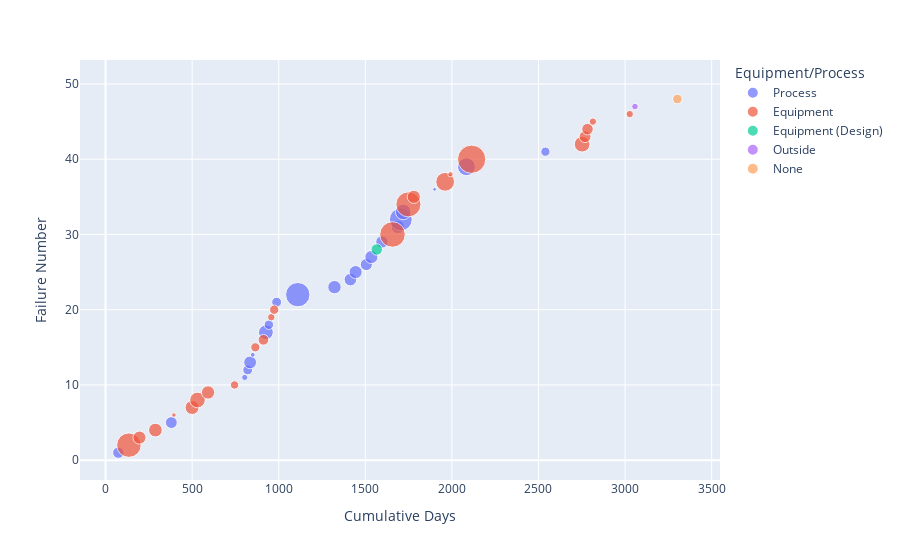

Here is the notebook cell this chart was saved with:
### Code cell
plots[1]

### Figure 1 — Plotly figure (JSON) as saved in the notebook; plotly's stock layout.template omitted (floating-point values rounded to 4 significant figures)
{"data": [{"hovertemplate": "Equipment/Process=Process<br>Cumulative Days=%{x}<br>Failure Number=%{y}<br>Klbs=%{marker.size}<extra></extra>", "legendgroup": "Process", "marker": {"color": "#636efa", "size": [10960.0, 11980.0, 3312.0, 8219.0, 13970.0, 1973.0, 18600, 7644.0, 8301.0, 50530.0, 15200.0, 13560.0, 14610.0, 12390.0, 14690.0, 12990.0, 14950.0, 44380.0, 20710.0, 1189.0, 27180.0, 7219.0], "sizemode": "area", "sizeref": 170.1, "symbol": "circle"}, "mode": "markers", "name": "Process", "orientation": "v", "showlegend": true, "type": "scatter", "x": [74, 380, 804, 821, 835, 850, 926, 943, 988, 1110, 1322, 1414, 1444, 1506, 1535, 1596, 1688, 1705, 1719, 1900, 2084, 2540], "xaxis": "x", "y": [1, 5, 11, 12, 13, 14, 17, 18, 21, 22, 23, 24, 25, 26, 27, 29, 31, 32, 33, 36, 39, 41], "yaxis": "y"}, {"hovertemplate": "Equipment/Process=Equipment<br>Cumulative Days=%{x}<br>Failure Number=%{y}<br>Klbs=%{marker.size}<extra></extra>", "legendgroup": "Equipment", "marker": {"color": "#EF553B", "size": [50960.0, 14610.0, 15970.0, 1699.0, 16730.0, 20880.0, 15030.0, 5945.0, 7134.0, 9767.0, 4756.0, 7397.0, 55460.0, 53510.0, 14710.0, 29980.0, 2370.0, 68030.0, 21060.0, 12060.0, 11380.0, 4603.0, 4671.0], "sizemode": "area", "sizeref": 170.1, "symbol": "circle"}, "mode": "markers", "name": "Equipment", "orientation": "v", "showlegend": true, "type": "scatter", "x": [135, 196, 288, 395, 500, 531, 592, 745, 865, 912, 957, 974, 1657, 1749, 1780, 1961, 1992, 2114, 2752, 2769, 2783, 2814, 3027], "xaxis": "x", "y": [2, 3, 4, 6, 7, 8, 9, 10, 15, 16, 19, 20, 30, 34, 35, 37, 38, 40, 42, 43, 44, 45, 46], "yaxis": "y"}, {"hovertemplate": "Equipment/Process=Equipment (Design)<br>Cumulative Days=%{x}<br>Failure Number=%{y}<br>Klbs=%{marker.size}<extra></extra>", "legendgroup": "Equipment (Design)", "marker": {"color": "#00cc96", "size": [11100.0], "sizemode": "area", "sizeref": 170.1, "symbol": "circle"}, "mode": "markers", "name": "Equipment (Design)", "orientation": "v", "showlegend": true, "type": "scatter", "x": [1566], "xaxis": "x", "y": [28], "yaxis": "y"}, {"hovertemplate": "Equipment/Process=Outside<br>Cumulative Days=%{x}<br>Failure Number=%{y}<br>Klbs=%{marker.size}<extra></extra>", "legendgroup": "Outside", "marker": {"color": "#ab63fa", "size": [3699.0], "sizemode": "area", "sizeref": 170.1, "symbol": "circle"}, "mode": "markers", "name": "Outside", "orientation": "v", "showlegend": true, "type": "scatter", "x": [3057], "xaxis": "x", "y": [47], "yaxis": "y"}, {"hovertemplate": "Equipment/Process=None<br>Cumulative Days=%{x}<br>Failure Number=%{y}<br>Klbs=%{marker.size}<extra></extra>", "legendgroup": "None", "marker": {"color": "#FFA15A", "size": [7814.0, 0, 0], "sizemode": "area", "sizeref": 170.1, "symbol": "circle"}, "mode": "markers", "name": "None", "orientation": "v", "showlegend": true, "type": "scatter", "x": [3302, 3333, 3346], "xaxis": "x", "y": [48, 49, 50], "yaxis": "y"}], "layout": {"autosize": true, "legend": {"itemsizing": "constant", "title": {"text": "Equipment/Process"}, "tracegroupgap": 0}, "margin": {"t": 60}, "xaxis": {"anchor": "y", "autorange": true, "domain": [0, 1], "range": [-131.6, 3540.0], "title": {"text": "Cumulative Days"}, "type": "linear"}, "yaxis": {"anchor": "x", "autorange": true, "domain": [0, 1], "range": [-3.894, 53.53], "title": {"text": "Failure Number"}, "type": "linear"}}}
